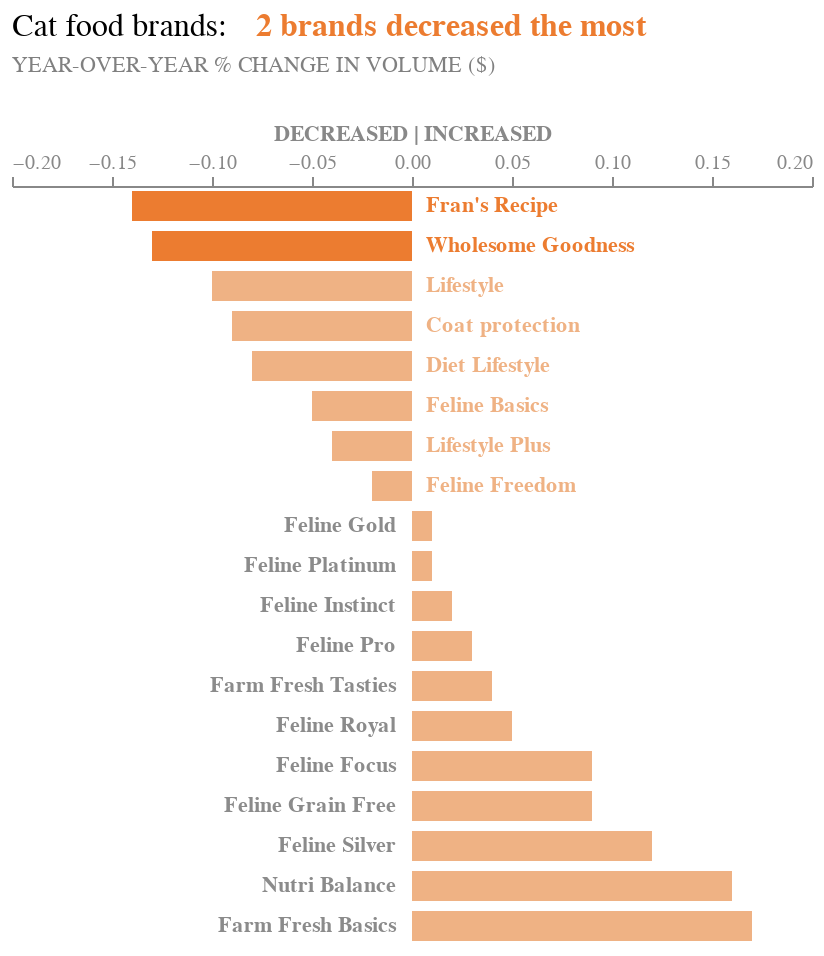

The cell this chart's notebook holds for it:
### Markdown cell above
![Alt text](\Images\4_2d.png)

### Code cell
decreased_most = table.nsmallest(2, 'Change')

brands_decreased = decreased_most['Brands'].tolist()

conditions = [f'datum.Brands == "{brand}"' for brand in brands_decreased]

condition = f"({'|'.join(conditions)})"

chart_oranges = alt.Chart(table).mark_bar( 
        size = 15
        ).encode(
    x = alt.X(
        "Change", 
        scale = alt.Scale(domain = [-0.20, 0.20]), 
        axis = alt.Axis(grid = False, orient = "top", labelColor = "#888888", titleColor = '#888888'),
        title = "DECREASED | INCREASED"
        ),
    y = alt.Y("Brands", sort = None, axis = None),
    color = alt.condition(condition, alt.value('#ec7c30'), alt.value('#efb284'))
)

label1_oranges = alt.Chart(table.loc[table['Change'] < 0]).mark_text(align = 'left', fontWeight = 700).encode(
    x = alt.value(207),
    y = alt.Y('Brands', sort = None),
    text = alt.Text('Brands'),
    color = alt.condition(condition,
                          alt.value('#ec7c30'), 
                          alt.value('#efb284'))
    )


title_oranges = alt.Chart(
    {"values": [{"text":  [
        '2 brands decreased the most'
         ]}]}
).mark_text(size = 16, align = "left", dx = -78, dy = -270, fontWeight = 700, color = '#ec7c30').encode(
    text = "text:N"
)




final = chart_oranges + label1_oranges + label2 + title_bw + title_oranges + subtitle_bw

final.properties(width = 400).configure_view(stroke = None)

# I didn't do the axis title

### Figure 1 — Vega-Lite specification as saved in the notebook (floating-point values rounded to 4 significant figures)
{"config": {"view": {"continuousWidth": 300, "continuousHeight": 300, "stroke": null}}, "layer": [{"data": {"name": "data-9ee411e192bdf834e5a77b44a346fa8f"}, "mark": {"type": "bar", "size": 15}, "encoding": {"color": {"condition": {"test": "(datum.Brands == \"Fran's Recipe\"|datum.Brands == \"Wholesome Goodness\")", "value": "#ec7c30"}, "value": "#efb284"}, "x": {"axis": {"grid": false, "labelColor": "#888888", "orient": "top", "titleColor": "#888888"}, "field": "Change", "scale": {"domain": [-0.2, 0.2]}, "title": "DECREASED | INCREASED", "type": "quantitative"}, "y": {"axis": null, "field": "Brands", "sort": null, "type": "nominal"}}}, {"data": {"name": "data-0cc3663d469e54c83c8449d2705bfe37"}, "mark": {"type": "text", "align": "left", "fontWeight": 700}, "encoding": {"color": {"condition": {"test": "(datum.Brands == \"Fran's Recipe\"|datum.Brands == \"Wholesome Goodness\")", "value": "#ec7c30"}, "value": "#efb284"}, "text": {"field": "Brands", "type": "nominal"}, "x": {"value": 207}, "y": {"field": "Brands", "sort": null, "type": "nominal"}}}, {"data": {"name": "data-ec5f7c8dc3e548f95008aa754a246610"}, "mark": {"type": "text", "align": "right", "color": "#8b8b8b", "fontWeight": 700}, "encoding": {"text": {"field": "Brands", "type": "nominal"}, "x": {"value": 192}, "y": {"field": "Brands", "sort": null, "type": "nominal"}}}, {"data": {"name": "data-61ed60cd51bbea95a6d688536e3e2c35"}, "mark": {"type": "text", "align": "left", "color": "black", "dx": -200, "dy": -270, "fontWeight": "normal", "size": 16}, "encoding": {"text": {"field": "text", "type": "nominal"}}}, {"data": {"name": "data-f2ace38498b90b0158d20d3c1b3546ef"}, "mark": {"type": "text", "align": "left", "color": "#ec7c30", "dx": -78, "dy": -270, "fontWeight": 700, "size": 16}, "encoding": {"text": {"field": "text", "type": "nominal"}}}, {"data": {"name": "data-ba11cdcb5208607813ec99b1dd569bab"}, "mark": {"type": "text", "align": "left", "color": "gray", "dx": -200, "dy": -250, "fontWeight": "normal", "size": 11}, "encoding": {"text": {"field": "text", "type": "nominal"}}}], "width": 400, "$schema": "https://vega.github.io/schema/vega-lite/v5.8.0.json", "datasets": {"data-9ee411e192bdf834e5a77b44a346fa8f": [{"spacing for dot plot": 0, "Brands": "Fran's Recipe", "Change": -0.14}, {"spacing for dot plot": 1, "Brands": "Wholesome Goodness", "Change": -0.13}, {"spacing for dot plot": 2, "Brands": "Lifestyle", "Change": -0.1}, {"spacing for dot plot": 3, "Brands": "Coat protection", "Change": -0.09}, {"spacing for dot plot": 4, "Brands": "Diet Lifestyle", "Change": -0.08}, {"spacing for dot plot": 5, "Brands": "Feline Basics", "Change": -0.05}, {"spacing for dot plot": 6, "Brands": "Lifestyle Plus", "Change": -0.04}, {"spacing for dot plot": 7, "Brands": "Feline Freedom", "Change": -0.02}, {"spacing for dot plot": 8, "Brands": "Feline Gold", "Change": 0.01}, {"spacing for dot plot": 9, "Brands": "Feline Platinum", "Change": 0.01}, {"spacing for dot plot": 10, "Brands": "Feline Instinct", "Change": 0.02}, {"spacing for dot plot": 11, "Brands": "Feline Pro", "Change": 0.03}, {"spacing for dot plot": 12, "Brands": "Farm Fresh Tasties", "Change": 0.04}, {"spacing for dot plot": 13, "Brands": "Feline Royal", "Change": 0.05}, {"spacing for dot plot": 14, "Brands": "Feline Focus", "Change": 0.09}, {"spacing for dot plot": 15, "Brands": "Feline Grain Free", "Change": 0.09}, {"spacing for dot plot": 16, "Brands": "Feline Silver", "Change": 0.12}, {"spacing for dot plot": 17, "Brands": "Nutri Balance", "Change": 0.16}, {"spacing for dot plot": 18, "Brands": "Farm Fresh Basics", "Change": 0.17}], "data-0cc3663d469e54c83c8449d2705bfe37": [{"spacing for dot plot": 0, "Brands": "Fran's Recipe", "Change": -0.14}, {"spacing for dot plot": 1, "Brands": "Wholesome Goodness", "Change": -0.13}, {"spacing for dot plot": 2, "Brands": "Lifestyle", "Change": -0.1}, {"spacing for dot plot": 3, "Brands": "Coat protection", "Change": -0.09}, {"spacing for dot plot": 4, "Brands": "Diet Lifestyle", "Change": -0.08}, {"spacing for dot plot": 5, "Brands": "Feline Basics", "Change": -0.05}, {"spacing for dot plot": 6, "Brands": "Lifestyle Plus", "Change": -0.04}, {"spacing for dot plot": 7, "Brands": "Feline Freedom", "Change": -0.02}], "data-ec5f7c8dc3e548f95008aa754a246610": [{"spacing for dot plot": 8, "Brands": "Feline Gold", "Change": 0.01}, {"spacing for dot plot": 9, "Brands": "Feline Platinum", "Change": 0.01}, {"spacing for dot plot": 10, "Brands": "Feline Instinct", "Change": 0.02}, {"spacing for dot plot": 11, "Brands": "Feline Pro", "Change": 0.03}, {"spacing for dot plot": 12, "Brands": "Farm Fresh Tasties", "Change": 0.04}, {"spacing for dot plot": 13, "Brands": "Feline Royal", "Change": 0.05}, {"spacing for dot plot": 14, "Brands": "Feline Focus", "Change": 0.09}, {"spacing for dot plot": 15, "Brands": "Feline Grain Free", "Change": 0.09}, {"spacing for dot plot": 16, "Brands": "Feline Silver", "Change": 0.12}, {"spacing for dot plot": 17, "Brands": "Nutri Balance", "Change": 0.16}, {"spacing for dot plot": 18, "Brands": "Farm Fresh Basics", "Change": 0.17}], "data-61ed60cd51bbea95a6d688536e3e2c35": [{"text": ["Cat food brands:"]}], "data-f2ace38498b90b0158d20d3c1b3546ef": [{"text": ["2 brands decreased the most"]}], "data-ba11cdcb5208607813ec99b1dd569bab": [{"text": ["YEAR-OVER-YEAR % CHANGE IN VOLUME ($)"]}]}}
